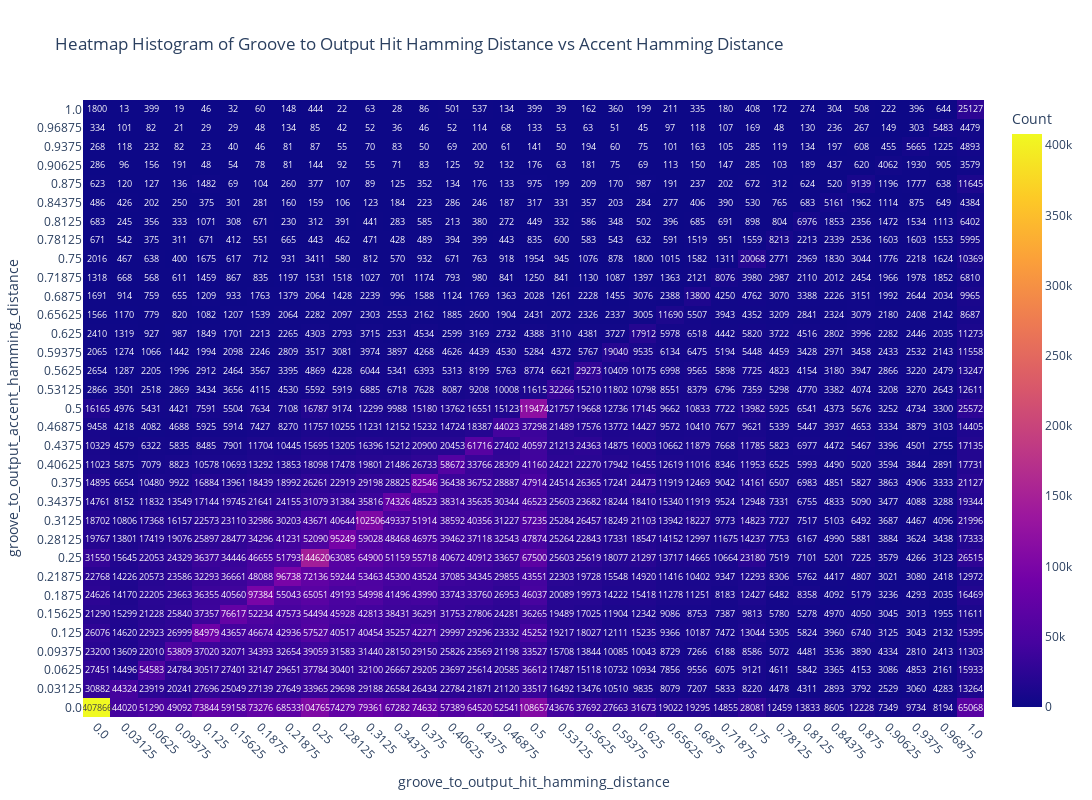

Write notebook code for a chart like this one.
### Code cell
import pandas as pd
import plotly.graph_objects as go
import plotly.express as px
import numpy as np

def create_heatmap_histogram(df, key1, key2, bins=None, title=None, exclude_pairs=None,
                           show_zeros=False):
    """
    Creates an interactive heatmap histogram from a DataFrame using two keys.
    Shows frequency counts in each cell like a confusion matrix.

    Parameters:
    -----------
    df : pandas.DataFrame
        The input dataframe
    key1 : str
        Column name for x-axis
    key2 : str
        Column name for y-axis
    bins : int, tuple, or None, optional
        Number of bins for each dimension. If None (default), uses all unique values
    title : str, optional
        Plot title (default: auto-generated)
    exclude_pairs : list of tuples or tuple, optional
        Specific (key1, key2) value pairs to exclude from calculations
        e.g., [(10, 20), (15, 25)] or (10, 20) for single exclusion
    show_zeros : bool, optional
        Whether to show 0 counts in cells (default: False)

    Returns:
    --------
    plotly.graph_objects.Figure
        Interactive heatmap with counts
    """

    # Create a copy to avoid modifying original dataframe
    df_filtered = df.copy()

    # Handle exclusions
    if exclude_pairs is not None:
        # Convert single tuple to list of tuples
        if isinstance(exclude_pairs, tuple):
            exclude_pairs = [exclude_pairs]

        # Create boolean mask for rows to keep
        mask = pd.Series([True] * len(df_filtered), index=df_filtered.index)

        for pair in exclude_pairs:
            if len(pair) != 2:
                raise ValueError("Each exclusion pair must contain exactly 2 values")

            exclude_mask = (df_filtered[key1] == pair[0]) & (df_filtered[key2] == pair[1])
            mask = mask & ~exclude_mask

            # Print info about excluded points
            excluded_count = exclude_mask.sum()
            if excluded_count > 0:
                print(f"Excluded {excluded_count} points with ({key1}={pair[0]}, {key2}={pair[1]})")

        # Apply the mask
        df_filtered = df_filtered[mask]
        print(f"Total rows after exclusions: {len(df_filtered)} (original: {len(df)})")

    # Extract data for the two keys and remove NaN values
    valid_data = df_filtered[[key1, key2]].dropna()
    x_data = valid_data[key1]
    y_data = valid_data[key2]

    if len(x_data) == 0:
        print("Warning: No valid data points remaining after exclusions and NaN removal")
        return None

    # Handle bins=None case (use unique values)
    if bins is None:
        # Create cross-tabulation using unique values
        crosstab = pd.crosstab(y_data, x_data, dropna=False)

        # Get sorted unique values for consistent ordering
        x_values = sorted(x_data.unique())
        y_values = sorted(y_data.unique())

        # Reindex to ensure all values are present
        crosstab = crosstab.reindex(index=y_values, columns=x_values, fill_value=0)

        # Create labels (convert to string for display)
        x_labels = [str(x) for x in x_values]
        y_labels = [str(y) for y in y_values]

        # Get the count matrix
        count_matrix = crosstab.values

    else:
        # Use binning approach for numeric bins
        # Create 2D histogram using numpy
        hist, x_edges, y_edges = np.histogram2d(x_data, y_data, bins=bins)

        # Create bin labels for better readability
        x_labels = []
        for i in range(len(x_edges) - 1):
            x_labels.append(f"{x_edges[i]:.1f}-{x_edges[i+1]:.1f}")

        y_labels = []
        for i in range(len(y_edges) - 1):
            y_labels.append(f"{y_edges[i]:.1f}-{y_edges[i+1]:.1f}")

        # Transpose histogram for correct orientation
        count_matrix = hist.T

    # Create text annotations for each cell (showing the count)
    text_annotations = []
    for i in range(len(y_labels)):
        row = []
        for j in range(len(x_labels)):
            count = int(count_matrix[i, j])
            if count > 0 or show_zeros:
                row.append(str(count))
            else:
                row.append("")  # Don't show 0s for cleaner look unless requested
        text_annotations.append(row)

    # Create the heatmap
    fig = go.Figure(data=go.Heatmap(
        z=count_matrix,
        x=x_labels,
        y=y_labels,
        text=text_annotations,
        texttemplate="%{text}",
        textfont={"size": max(8, min(12, 300 // max(len(x_labels), len(y_labels))))},  # Dynamic font size
        colorscale='Plasma', # 'YlGnBu', 'Cividis', 'Plasma', 'Inferno', 'Magma'
        showscale=True,
        colorbar=dict(title="Count"),
        hovertemplate=f'{key1}: %{{x}}<br>{key2}: %{{y}}<br>Count: %{{z}}<extra></extra>'
    ))

    # Update layout
    if title is None:
        exclusion_info = f" (Excluded {len(exclude_pairs)} pairs)" if exclude_pairs else ""
        bins_info = "All unique values" if bins is None else f"{bins} bins"
        title = f'Heatmap: {key1} vs {key2} ({bins_info}){exclusion_info}'

    # Dynamic sizing based on number of categories
    plot_width = max(600, len(x_labels) * 40)
    plot_height = max(400, len(y_labels) * 30)

    fig.update_layout(
        title=title,
        xaxis_title=key1,
        yaxis_title=key2,
        width=min(plot_width, 1200),  # Cap maximum width
        height=min(plot_height, 800), # Cap maximum height
        xaxis=dict(tickangle=45 if len(x_labels) > 10 else 0),
        yaxis=dict(tickangle=0)
    )

    return fig

def create_binned_heatmap_histogram(df, key1, key2, bins=20, title=None, exclude_pairs=None,
                                  show_zeros=False):
    """
    Creates a heatmap for continuous data with explicit binning.
    This is the old behavior when you specifically want to bin continuous data.

    Parameters are the same as create_heatmap_histogram but bins defaults to 20.
    """
    return create_heatmap_histogram(df, key1, key2, bins=bins, title=title,
                                  exclude_pairs=exclude_pairs, show_zeros=show_zeros)

# Helper function to check data characteristics
def analyze_data_for_binning(df, key1, key2):
    """
    Analyzes the data to suggest whether binning might be needed.

    Returns:
    --------
    dict: Information about the data characteristics
    """
    x_data = df[key1].dropna()
    y_data = df[key2].dropna()

    x_unique_count = x_data.nunique()
    y_unique_count = y_data.nunique()

    x_is_numeric = pd.api.types.is_numeric_dtype(x_data)
    y_is_numeric = pd.api.types.is_numeric_dtype(y_data)

    analysis = {
        'x_unique_count': x_unique_count,
        'y_unique_count': y_unique_count,
        'x_is_numeric': x_is_numeric,
        'y_is_numeric': y_is_numeric,
        'total_combinations': x_unique_count * y_unique_count,
        'data_points': len(df[[key1, key2]].dropna())
    }

    # Suggestions
    if analysis['total_combinations'] > 100:
        analysis['suggestion'] = f"Consider using bins (e.g., bins=20) as you have {analysis['total_combinations']} unique combinations"
    elif analysis['total_combinations'] > 50:
        analysis['suggestion'] = "Data might benefit from binning for cleaner visualization"
    else:
        analysis['suggestion'] = "Using unique values (bins=None) should work well"

    return analysis

# Example usage:
"""
import pandas as pd
import numpy as np

# Example 1: Discrete/Categorical data (bins=None works great)
np.random.seed(42)
df_discrete = pd.DataFrame({
    'department': np.random.choice(['Sales', 'Engineering', 'Marketing', 'HR'], 500),
    'rating': np.random.choice([1, 2, 3, 4, 5], 500),
    'experience': np.random.choice(['Junior', 'Mid', 'Senior'], 500)
})

# This will use all unique values automatically
fig1 = create_heatmap_histogram(df_discrete, 'department', 'rating',
                               title='Department vs Rating (All Unique Values)')
fig1.show()

# Example 2: Continuous data with bins=None (might create many unique values)
df_continuous = pd.DataFrame({
    'height': np.random.normal(170, 10, 1000),
    'weight': np.random.normal(70, 15, 1000),
    'age': np.random.randint(18, 80, 1000)
})

# Check data characteristics first
analysis = analyze_data_for_binning(df_continuous, 'height', 'weight')
print("Data analysis:", analysis)

# This might create a very sparse heatmap due to many unique float values
fig2 = create_heatmap_histogram(df_continuous, 'height', 'weight',
                               title='Height vs Weight (All Unique Values - Might be Sparse)')

# Better approach for continuous data - use binning
fig3 = create_heatmap_histogram(df_continuous, 'height', 'weight', bins=15,
                               title='Height vs Weight (15x15 bins)')
fig3.show()

# Example 3: Integer data works well with bins=None
df_integers = pd.DataFrame({
    'score1': np.random.randint(0, 11, 1000),  # 0-10 score
    'score2': np.random.randint(0, 11, 1000),  # 0-10 score
    'category': np.random.choice(['A', 'B', 'C'], 1000)
})

fig4 = create_heatmap_histogram(df_integers, 'score1', 'score2',
                               title='Score1 vs Score2 (Integer Values)')
fig4.show()

# Example 4: With exclusions
fig5 = create_heatmap_histogram(df_discrete, 'department', 'rating',
                               exclude_pairs=[('Sales', 5), ('HR', 1)],
                               show_zeros=True,
                               title='Department vs Rating (With Exclusions)')
fig5.show()
"""

create_heatmap_histogram(control_features_df,
                         key1="groove_to_output_hit_hamming_distance",
                         key2="groove_to_output_accent_hamming_distance",
                         bins=None,
                         title="Heatmap Histogram of Groove to Output Hit Hamming Distance vs Accent Hamming Distance",
                         )

### Figure 1 — Plotly figure (JSON) as saved in the notebook; plotly's stock layout.template omitted (floating-point values rounded to 4 significant figures; data arrays with more than 128 entries replaced by an {"elided": "..."} marker saying what was removed)
{"data": [{"colorbar": {"title": {"text": "Count"}}, "colorscale": [[0, "#0d0887"], [0.1111, "#46039f"], [0.2222, "#7201a8"], [0.3333, "#9c179e"], [0.4444, "#bd3786"], [0.5556, "#d8576b"], [0.6667, "#ed7953"], [0.7778, "#fb9f3a"], [0.8889, "#fdca26"], [1, "#f0f921"]], "hovertemplate": "groove_to_output_hit_hamming_distance: %{x}<br>groove_to_output_accent_hamming_distance: %{y}<br>Count: %{z}<extra></extra>", "showscale": true, "text": {"elided": "33x33 str values"}, "textfont": {"size": 9}, "texttemplate": "%{text}", "type": "heatmap", "x": ["0.0", "0.03125", "0.0625", "0.09375", "0.125", "0.15625", "0.1875", "0.21875", "0.25", "0.28125", "0.3125", "0.34375", "0.375", "0.40625", "0.4375", "0.46875", "0.5", "0.53125", "0.5625", "0.59375", "0.625", "0.65625", "0.6875", "0.71875", "0.75", "0.78125", "0.8125", "0.84375", "0.875", "0.90625", "0.9375", "0.96875", "1.0"], "y": ["0.0", "0.03125", "0.0625", "0.09375", "0.125", "0.15625", "0.1875", "0.21875", "0.25", "0.28125", "0.3125", "0.34375", "0.375", "0.40625", "0.4375", "0.46875", "0.5", "0.53125", "0.5625", "0.59375", "0.625", "0.65625", "0.6875", "0.71875", "0.75", "0.78125", "0.8125", "0.84375", "0.875", "0.90625", "0.9375", "0.96875", "1.0"], "z": {"elided": "33x33 int values"}}], "layout": {"height": 800, "title": {"text": "Heatmap Histogram of Groove to Output Hit Hamming Distance vs Accent Hamming Distance"}, "width": 1200, "xaxis": {"tickangle": 45, "title": {"text": "groove_to_output_hit_hamming_distance"}}, "yaxis": {"tickangle": 0, "title": {"text": "groove_to_output_accent_hamming_distance"}}}}
